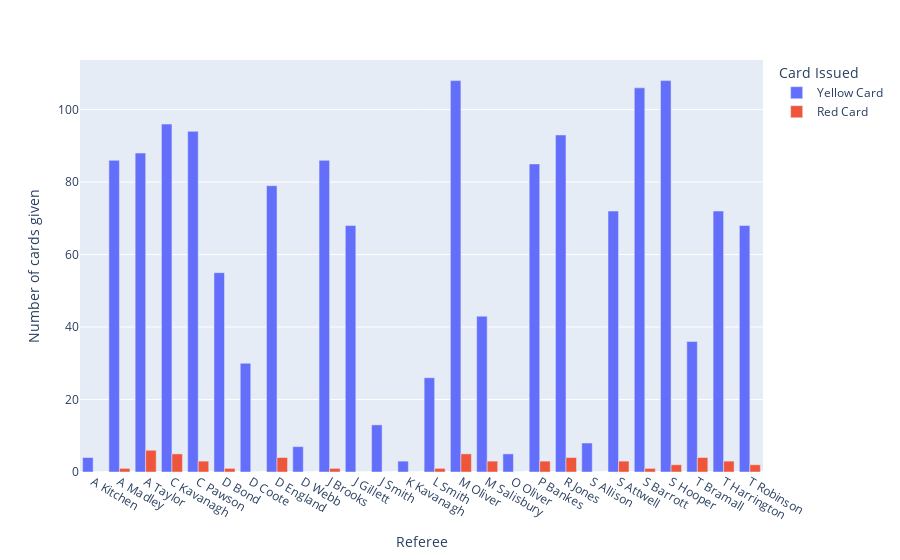

Notebook source saved alongside this figure:
### Code cell
fig = px.bar(referee_cards, 
             barmode='group',
             labels={'value' : 'Number of cards given',
                     'variable' : 'Card Issued',
                     }
             )
fig.write_image('C:/Users/rayha/Documents/Football Data Analysis/images/ref_cards.png')
fig.show()

### Figure 1 — Plotly figure (JSON) as saved in the notebook; plotly's stock layout.template omitted (floating-point values rounded to 4 significant figures)
{"data": [{"alignmentgroup": "True", "hovertemplate": "Card Issued=Yellow Card<br>Referee=%{x}<br>Number of cards given=%{y}<extra></extra>", "legendgroup": "Yellow Card", "marker": {"color": "#636efa", "pattern": {"shape": ""}}, "name": "Yellow Card", "offsetgroup": "Yellow Card", "orientation": "v", "showlegend": true, "textposition": "auto", "type": "bar", "x": ["A Kitchen", "A Madley", "A Taylor", "C Kavanagh", "C Pawson", "D Bond", "D Coote", "D England", "D Webb", "J Brooks", "J Gillett", "J Smith", "K Kavanagh", "L Smith", "M Oliver", "M Salisbury", "O Oliver", "P Bankes", "R Jones", "S Allison", "S Attwell", "S Barrott", "S Hooper", "T Bramall", "T Harrington", "T Robinson"], "xaxis": "x", "y": [4, 86, 88, 96, 94, 55, 30, 79, 7, 86, 68, 13, 3, 26, 108, 43, 5, 85, 93, 8, 72, 106, 108, 36, 72, 68], "yaxis": "y"}, {"alignmentgroup": "True", "hovertemplate": "Card Issued=Red Card<br>Referee=%{x}<br>Number of cards given=%{y}<extra></extra>", "legendgroup": "Red Card", "marker": {"color": "#EF553B", "pattern": {"shape": ""}}, "name": "Red Card", "offsetgroup": "Red Card", "orientation": "v", "showlegend": true, "textposition": "auto", "type": "bar", "x": ["A Kitchen", "A Madley", "A Taylor", "C Kavanagh", "C Pawson", "D Bond", "D Coote", "D England", "D Webb", "J Brooks", "J Gillett", "J Smith", "K Kavanagh", "L Smith", "M Oliver", "M Salisbury", "O Oliver", "P Bankes", "R Jones", "S Allison", "S Attwell", "S Barrott", "S Hooper", "T Bramall", "T Harrington", "T Robinson"], "xaxis": "x", "y": [0, 1, 6, 5, 3, 1, 0, 4, 0, 1, 0, 0, 0, 1, 5, 3, 0, 3, 4, 0, 3, 1, 2, 4, 3, 2], "yaxis": "y"}], "layout": {"barmode": "group", "legend": {"title": {"text": "Card Issued"}, "tracegroupgap": 0}, "margin": {"t": 60}, "xaxis": {"anchor": "y", "domain": [0, 1], "title": {"text": "Referee"}}, "yaxis": {"anchor": "x", "domain": [0, 1], "title": {"text": "Number of cards given"}}}}
